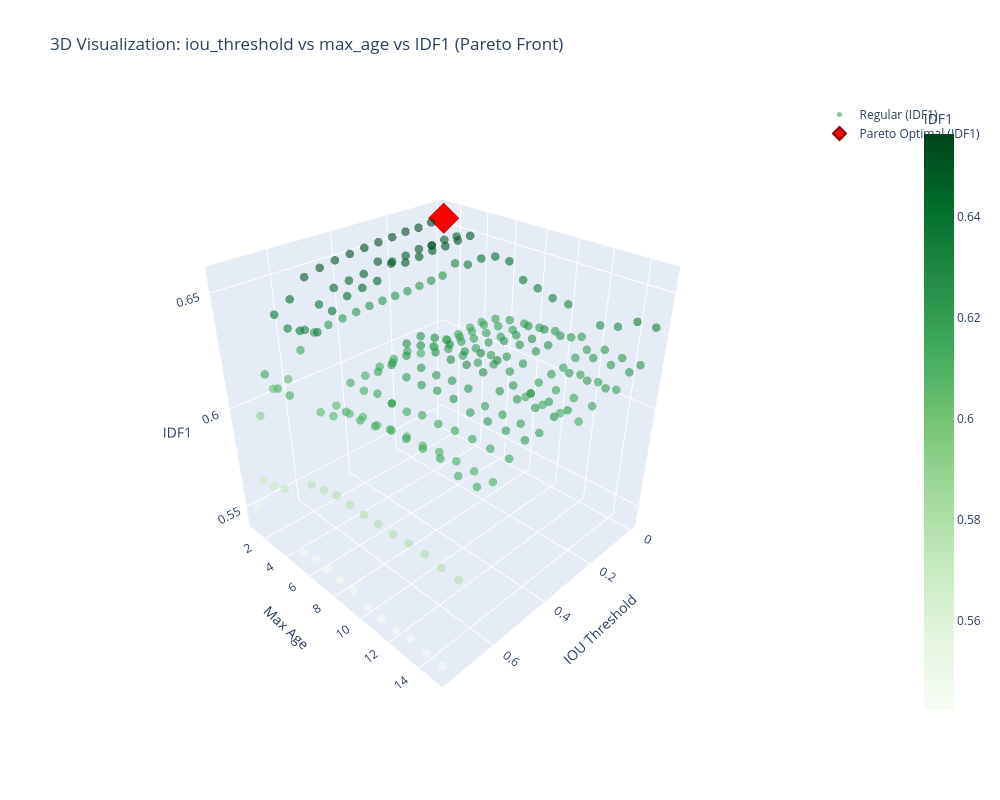

Notebook source saved alongside this figure:
### Code cell
# Same for IDF1
fig2 = go.Figure()

# Regular trials
fig2.add_trace(go.Scatter3d(
    x=regular['iou_threshold'],
    y=regular['max_age'],
    z=regular['IDF1'],
    mode='markers',
    name='Regular (IDF1)',
    marker=dict(
        size=5,
        color=regular['IDF1'],
        colorscale='Greens',
        opacity=0.6,
        showscale=True,
        colorbar=dict(x=1.15, title="IDF1")
    ),
    text=[f"IoU: {row['iou_threshold']:.2f}<br>Age: {row['max_age']}<br>HOTA: {row['HOTA']:.4f}<br>IDF1: {row['IDF1']:.4f}" 
          for _, row in regular.iterrows()],
    hoverinfo='text'
))

# Pareto optimal trials
fig2.add_trace(go.Scatter3d(
    x=pareto_trials['iou_threshold'],
    y=pareto_trials['max_age'],
    z=pareto_trials['IDF1'],
    mode='markers',
    name='Pareto Optimal (IDF1)',
    marker=dict(
        size=10,
        color='red',
        symbol='diamond',
        line=dict(color='darkred', width=2)
    ),
    text=[f"IoU: {row['iou_threshold']:.2f}<br>Age: {row['max_age']}<br>HOTA: {row['HOTA']:.4f}<br>IDF1: {row['IDF1']:.4f}" 
          for _, row in pareto_trials.iterrows()],
    hoverinfo='text'
))

fig2.update_layout(
    title='3D Visualization: iou_threshold vs max_age vs IDF1 (Pareto Front)',
    scene=dict(
        xaxis_title='IOU Threshold',
        yaxis_title='Max Age',
        zaxis_title='IDF1',
        camera=dict(eye=dict(x=1.5, y=1.5, z=1.3))
    ),
    width=1000,
    height=800
)

fig2.show()

### Figure 1 — Plotly figure (JSON) as saved in the notebook; plotly's stock layout.template omitted (floating-point values rounded to 4 significant figures; data arrays with more than 128 entries replaced by an {"elided": "..."} marker saying what was removed)
{"data": [{"hoverinfo": "text", "marker": {"color": {"elided": "243 float values"}, "colorbar": {"title": {"text": "IDF1"}, "x": 1.15}, "colorscale": [[0, "rgb(247,252,245)"], [0.125, "rgb(229,245,224)"], [0.25, "rgb(199,233,192)"], [0.375, "rgb(161,217,155)"], [0.5, "rgb(116,196,118)"], [0.625, "rgb(65,171,93)"], [0.75, "rgb(35,139,69)"], [0.875, "rgb(0,109,44)"], [1, "rgb(0,68,27)"]], "opacity": 0.6, "showscale": true, "size": 5}, "mode": "markers", "name": "Regular (IDF1)", "text": {"elided": "243 str values"}, "type": "scatter3d", "x": {"elided": "243 float values"}, "y": {"elided": "243 float values"}, "z": {"elided": "243 float values"}}, {"hoverinfo": "text", "marker": {"color": "red", "line": {"color": "darkred", "width": 2}, "size": 10, "symbol": "diamond"}, "mode": "markers", "name": "Pareto Optimal (IDF1)", "text": ["IoU: 0.05<br>Age: 2.0<br>HOTA: 0.6588<br>IDF1: 0.6566"], "type": "scatter3d", "x": [0.05], "y": [2.0], "z": [0.6566]}], "layout": {"height": 800, "scene": {"camera": {"eye": {"x": 1.5, "y": 1.5, "z": 1.3}}, "xaxis": {"title": {"text": "IOU Threshold"}}, "yaxis": {"title": {"text": "Max Age"}}, "zaxis": {"title": {"text": "IDF1"}}}, "title": {"text": "3D Visualization: iou_threshold vs max_age vs IDF1 (Pareto Front)"}, "width": 1000}}
